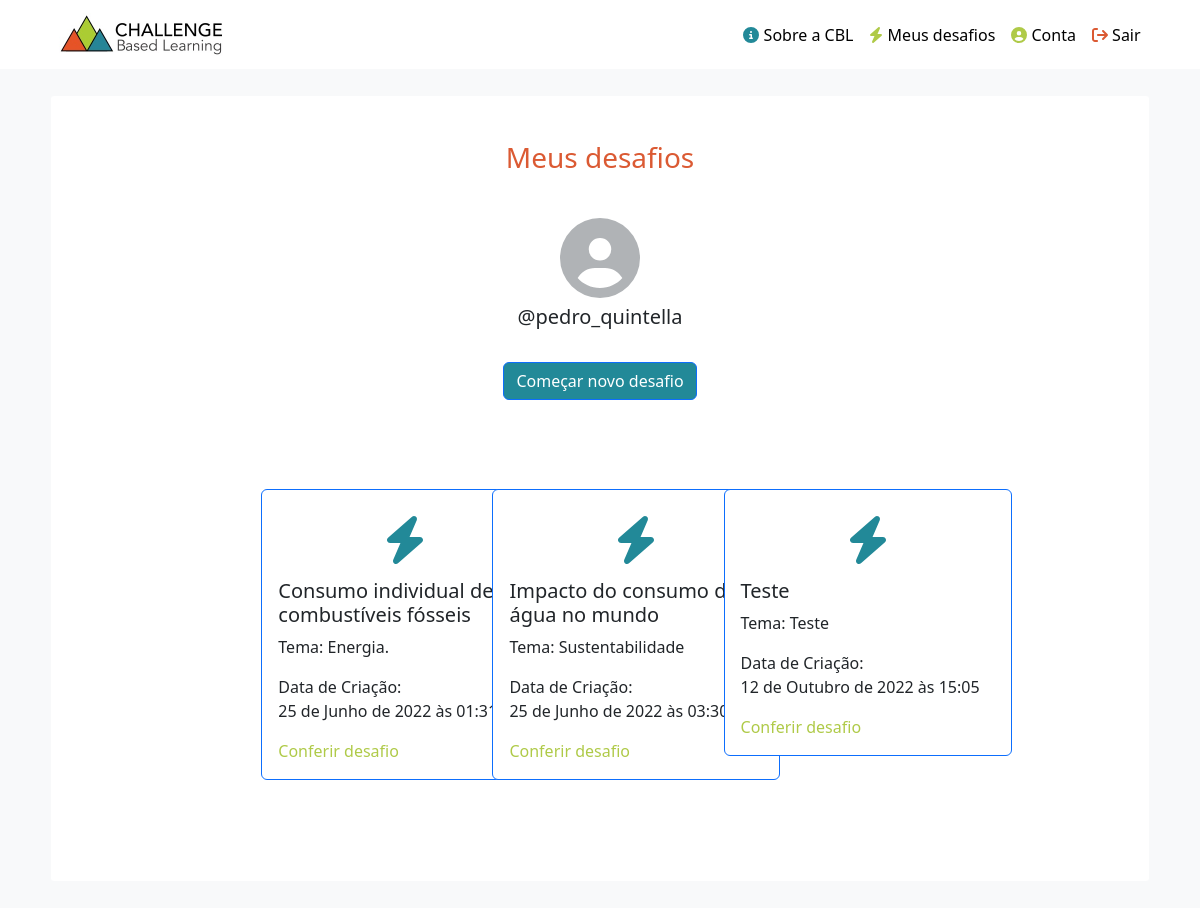
Screenshot of /meus-desafios/ (signed in) with the database file from the repository.
### cbl_app/models.py (models this page shows, shortened)
class Desafio(models.Model):
    titulo = models.CharField('Título', max_length=200)
    dataCriacao = models.DateTimeField('Data de criação', auto_now=True)
    grandeIdeia = models.TextField('A Grande Ideia (Tema)', default='Não concluído.', help_text='Exemplos de grandes ideias incluem Comunidade, Empoderamento Social, Criatividade, Saúde, Sustentabilidade e Democracia.')
    questaoEssencial = models.TextField('Questão Essencial (Pergunta)', default='Não concluído.', help_text='Por exemplo: O que preciso fazer para ser mais saudável?')
    desafios = models.TextField('O Desafio (Solução)', default='Não concluído.', help_text='É a solução para a questão levantada, deve ser imediata e possível de realizar.')
    documentosEnvolver = models.FileField('Materiais Auxiliadores - Etapa Envolver', blank=True, help_text='Adicione aqui arquivos de materiais da etapa 1 que considerar agregadores ao desafio.', upload_to='uploads/')
    questoesNorteadoras = models.TextField('Questões Norteadoras (Perguntas guias)', default='Não concluído.', help_text='Questões relacionadas com o desafio, é importante fazer variadas perguntas sobre o tema definido.')
    recursos = models.TextField('Recursos orientadores', default='Não concluído.', help_text='Exemplos de recursos orientadores incluem: conteúdo online e cursos, bancos de dados, livros didáticos e redes sociais.')
    atividades = models.TextField('Atividades orientadoras', default='Não concluído.', help_text='Exemplos de atividades orientadoras incluem: simulações, experimentos, projetos, conjuntos de problemas, pesquisa e jogos.')
    sintese = models.TextField('Síntese avaliadora', default='Não concluído.', help_text='A análise das lições aprendidas durante as questões guias, recursos e atividades.')
    documentosInvestigar = models.FileField('Materiais Auxiliadores - Etapa Investigar', blank=True, help_text='Adicione aqui arquivos de materiais da etapa 2 que considerar agregadores ao desafio.', upload_to='uploads/')
    conceitosSolucao = models.TextField('Conceitos de Solução', default='Não concluído.', help_text='Podem envolver planos para uma campanha para informar ou educar, projetos de melhoria da escola ou da Comunidade, desenvolvimento de produtos ou outras atividades.')
    implementacaoSolucao = models.FileField('Implementação da Solução', blank=True, help_text='Após a aprovação do conceito de solução, os aprendizes desenvolvem protótipos, experimentos e testes.', upload_to='uploads/')
    avaliacao = models.TextField('Avaliação final', default='Não concluído.', help_text='Hora de medir os resultados, refletir sobre o que funcionou e o que não e determinar o seu impacto sobre o desafio.')
    documentosAgir = models.FileField('Materiais Auxiliadores - Etapa Agir', blank=True, help_text='Adicione aqui arquivos de materiais da etapa 3 que considerar agregadores ao desafio.', upload_to='uploads/')
    usuario = models.ForeignKey(User, related_name='desafios', on_delete=models.DO_NOTHING)
    class Meta:
        verbose_name = 'Desafio'
        verbose_name_plural = 'Desafios'
        ordering = ['dataCriacao']

### cbl_app/views.py (the view)
# urls.py: path('meus-desafios/', MeusDesafiosView.as_view(), name='meusDesafios'),
class MeusDesafiosView(LoginRequiredMixin, ListView):
    template_name = 'my_challenges.html'
    model = Desafio
    paginate_by = 6
    ordering = ['dataCriacao']
    def get_context_data(self, **kwargs):
        context = super(MeusDesafiosView, self).get_context_data(**kwargs)
        context['desafio'] = Desafio.objects.filter(usuario=self.request.user)
        return context
    def get_queryset(self):
        return Desafio.objects.order_by('dataCriacao').all()

### cbl_app/templates/my_challenges.html (shortened to what this page needs)
{% extends 'base.html' %}
{% load static %}
{% block content %}
    <section class="section-conteudo-pagina">
        <div class="div-conteudo-pagina">
            <div class="div-titulo-conta">
                <div class="display-flex div-titulo">
                    <h3 class="span-nome-cbl">Meus desafios</h3>
                </div>
                <div class="display-flex div-cabecalho-conta">
                    <i class="fa-solid fa-circle-user fa-5x icone-perfil"></i>
                    <h5 class="header-text">@{{ request.user.username }}</h5>
                    <a href="{% url 'novoDesafio' %}"><button type="button" value="Enviar" class="botao btn btn-primary">Começar novo desafio</button></a>
                </div>
            </div>
            <div class="container mb-5">
                <div>
                    <div class="container mb-4 pt-4">
                        <div class="row justify-content-center">
                            {% for a in page_obj %}
                                <div class="col-lg-3 m-2">
                                    <div class="card border-primary" style="width: 18rem;">
                                        <div class="card-body">
                                            <div class="display-flex div-icone-card">
                                                <i class="fa-solid fa-bolt link-verde-escuro fa-3x"></i>
                                            </div>
                                            <h5 class="card-title">{{ a.titulo }}</h5>
                                            <p class="card-text">Tema: {{ a.grandeIdeia }}</p>
                                            <p class="card-text">Data de Criação: <br> {{ a.dataCriacao }}</p>
                                            <a href="{% url 'desafio' id=a.id %}" class="card-link">Conferir desafio</a>
                                        </div>
                                    </div>
                                </div>
                            {% endfor %}
                        </div>
                    </div>
                </div>
            </div>
        </div>
    </section>
{% endblock %}

### cbl_app/templates/base.html (shortened to what this page needs)
<!DOCTYPE html>
<html lang="pt-br">
    {% include 'head.html' %}
    <body>
        {% include 'navbar.html' %}
        {% block content %} {% endblock %}
    </body>
</html>

### cbl_app/templates/head.html (shortened to what this page needs)
{% load static %}
<head>
    <link rel="stylesheet" href="{% static 'css/style.css' %}">
    <link href="{% static 'css/bootstrap.css' %}" rel="stylesheet">
</head>

### cbl_app/templates/navbar.html (shortened to what this page needs)
{% load static %}
<nav class="nav-color navbar navbar-expand-lg navbar-light">
    <div class="display-flex div-principal-navbar">
        <a class="navbar-brand" href="{% url 'index' %}">
            <img class="nav-logo" src="{% static 'images/logotipo_cbl.jpg' %}" alt="Logotipo Challenge Based Learning">
        </a>
        <div class="collapse navbar-collapse justify-content-end" id="navbarNav">
            <ul class="navbar-nav">
                <li class="nav-item">
                    <a class="link-verde-escuro nav-link" aria-current="page" href="{% url 'sobre' %}">
                        <i class="link-verde-escuro fa-solid fa-circle-info"></i>
                        <span>Sobre a CBL</span>
                    </a>
                </li>
                {% if request.user.is_authenticated %}
                    <li class="nav-item">
                        <a class="link-verde-claro nav-link" aria-current="page" href="{% url 'meusDesafios' %}">
                            <i class="fa-solid fa-bolt link-verde-claro"></i>
                            <span>Meus desafios</span>
                        </a>
                    </li>
                    <li class="nav-item">
                        <a class="link-verde-claro nav-link" aria-current="page" href="{% url 'contaUsuario' %}">
                            <i class="fa-solid fa-circle-user link-verde-claro"></i>
                            <span>Conta</span>
                        </a>
                    </li>
                    <li class="nav-item">
                        <a class="link-laranja nav-link" href="{% url 'logout' %}">
                            <i class="fa-solid fa-arrow-right-from-bracket link-laranja"></i>
                            <span>Sair</span>
                        </a>
                    </li>
                {% endif %}
            </ul>
        </div>
    </div>
</nav>

### cbl_app/templates/paginacao.html (shortened to what this page needs)
{% load static %}

### cbl_app/templates/footer.html (shortened to what this page needs)
{% load static %}

### cbl_app/static/css/style.css (style rules this page uses)
.nav-color { background-color: white !important; }
.nav-logo { width: 200px; }
.div-principal-navbar { flex-wrap: inherit; align-items: center; justify-content: space-between; width: 100%; padding-right: 0px; padding-left: 0px; margin-right: auto; margin-left: auto; }
.link-verde-escuro { color: #228998; }
.link-verde-claro { color: #AFCA48; }
.link-laranja { color: #DB5A33; }
.div-titulo { justify-content: center; margin-bottom: 35px; }
.span-nome-cbl { color: #DB5A33; }
.div-titulo-conta { padding: 0rem 1rem 2rem 1rem; justify-content: center; }
.icone-perfil { color: #b0b3b6; margin-bottom: 7px; }
.div-cabecalho-conta { flex-direction: column; justify-content: center; align-items: center; }
.div-icone-card { margin: 10px 0px 15px 0px; flex-direction: column; justify-content: center; }
html { min-height: 100%; min-width: 100%; }
body { background-color: #F8F9FA; position: absolute; min-height: 100%; height: 100%; min-width: 100%; width: 100%; }
.display-flex { display: flex; }
.botao { margin: 25px 0px 25px 0px; background-color: #228998 !important; color: #fff; border: none; }
.section-conteudo-pagina { min-height: inherit; padding: 27px 51.4px 27px 51.4px; }
.div-conteudo-pagina { padding: 45px 55px 45px 55px; background-color: white; border-radius: 3px; }

### rows the page displays
Desafio: titulo "Consumo individual de combustíveis fósseis", grandeIdeia "Energia.", dataCriacao "25 de Junho de 2022 às 01:31"
Desafio: titulo "Impacto do consumo de água no mundo", grandeIdeia "Sustentabilidade", dataCriacao "25 de Junho de 2022 às 03:30"
Desafio: titulo "Teste", grandeIdeia "Teste", dataCriacao "12 de Outubro de 2022 às 15:05"

### other values shown
{{ request.user.username }} "pedro_quintella"
